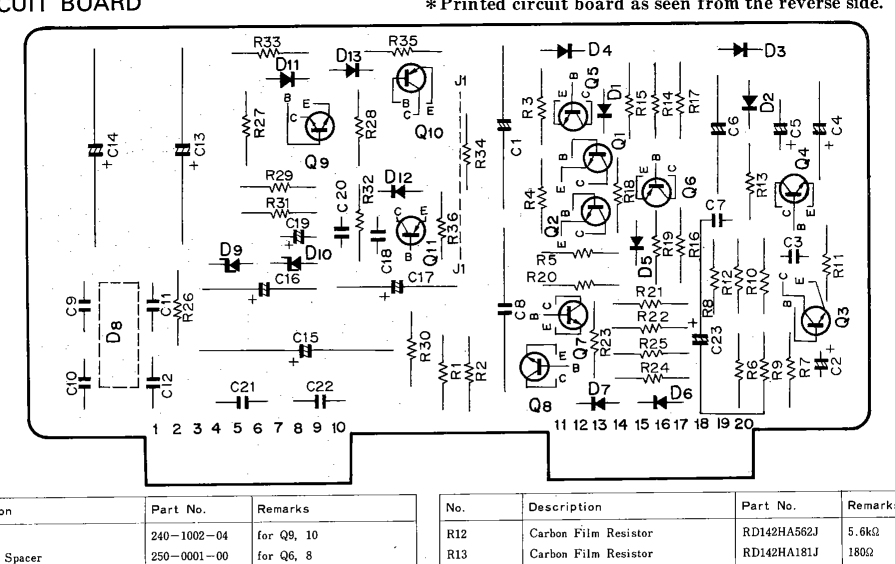
#> input picture etudes-pratiques-main/Application_finale/t/Accuphase-E202amp_14_Board.png, 1790 x 1128 px (shown at 1/2 size)
$ python -i script_traitement_image.py   (imports and definitions only)
#> lines starting #> are read from the running program, lines starting #| are printed output that depends on the picture; after the words box and inside, x2 and y2 are one past the last pixel; in counts of white or black regions, pixels touching at a corner belong together
import cv2
import easyocr
import numpy as np
import re
import os
import sys
from PIL import Image

# ================= CONFIGURATION =================
IMAGE_PATH = sys.argv[1]
OUTPUT_TXT = "composants_detectes.txt"
TILE_SIZE = 1000          # Taille de la fenêtre de découpe (plus grand = plus de contexte)
TILE_OVERLAP = 0.25       # 25% de chevauchement pour ne pas couper de texte
UPSCALE_FACTOR = 2.0      # Zoom sur chaque tuile pour aider l'IA
MIN_CONFIDENCE = 0.25     # Seuil de confiance (assez bas, on filtre par Regex après)

# Composants à chercher (Regex stricte)
# R=Resistance, C=Condensateur, T/Q=Transistor, L=Inductance, D=Diode, IC=Puce
COMPONENT_REGEX = r"^(R|C|L|D|T|Q|IC|BC|BF)\s*[0-9\s]{1,6}[A-Z]?$"

# ================= 1. MOTEUR IA (PYTORCH) =================
# [1 line not run here, left out]
# gpu=True est recommandé si vous avez une carte NVIDIA, sinon False
# [1 line that did not run here, left out]

# ================= 2. FONCTIONS DE TRAITEMENT =================

def preprocess_tile(tile):
    """
    Prépare une petite portion de l'image pour l'OCR.
    Améliore le contraste et agrandit l'image.
    """
    # Conversion gris
    if len(tile.shape) == 3:
        gray = cv2.cvtColor(tile, cv2.COLOR_BGR2GRAY)
    else:
        gray = tile

    # Agrandissement (Super-Resolution "Pauvre")
    # L'interpolation CUBIC est meilleure pour le texte
    tile_upscaled = cv2.resize(gray, None, fx=UPSCALE_FACTOR, fy=UPSCALE_FACTOR, interpolation=cv2.INTER_CUBIC)

    # CLAHE : Augmentation locale du contraste (détache le texte noir du fond gris)
    clahe = cv2.createCLAHE(clipLimit=3.0, tileGridSize=(8,8))
    enhanced = clahe.apply(tile_upscaled)

    return enhanced

# [62 lines left out: functions clean_text_logic, non_max_suppression_fast, not called in this run]

# ================= 3. LOGIQUE DE TUILAGE (TILING) =================

def scan_image_tiled(img_path):
    img_cv = cv2.imread(img_path)
#> img_cv is the input picture: shape (1128, 1790, 3); min 0, max 255, mean 233.1

    # Prétraitement de l'image
    gray = cv2.cvtColor(img_cv, cv2.COLOR_BGR2GRAY)
    thresh = cv2.adaptiveThreshold(gray, 255, cv2.ADAPTIVE_THRESH_GAUSSIAN_C, cv2.THRESH_BINARY_INV, 11, 2)
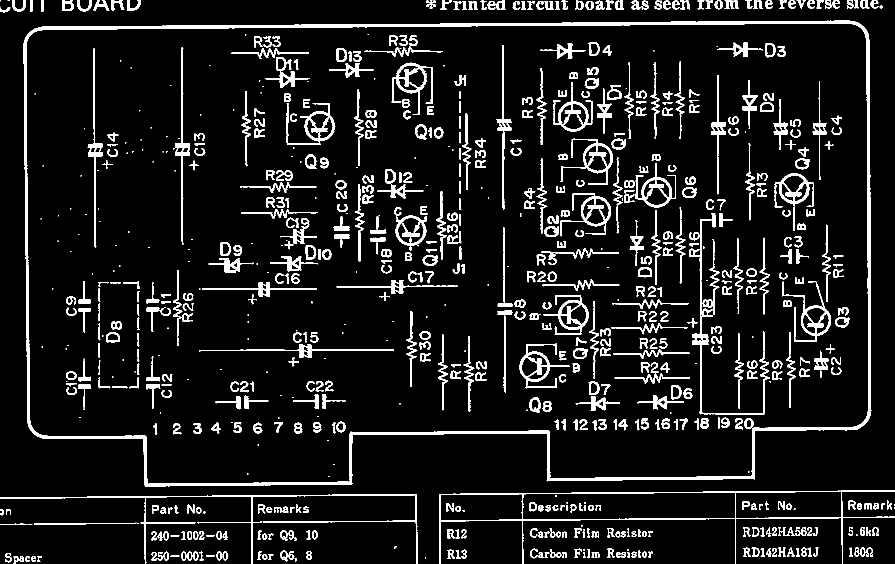
#> thresh: shape (1128, 1790) (shown at 1/2 size); 9.1% white; 783 white regions (161 under 20 px), largest, box (x1, y1, x2, y2) and area: (47, 41, 1743, 974) 30265, (878, 980, 1790, 1128) 5434, (0, 988, 835, 1128) 4185
    kernel = cv2.getStructuringElement(cv2.MORPH_RECT, (2, 2))
    thresh = cv2.dilate(thresh, kernel, iterations=1)
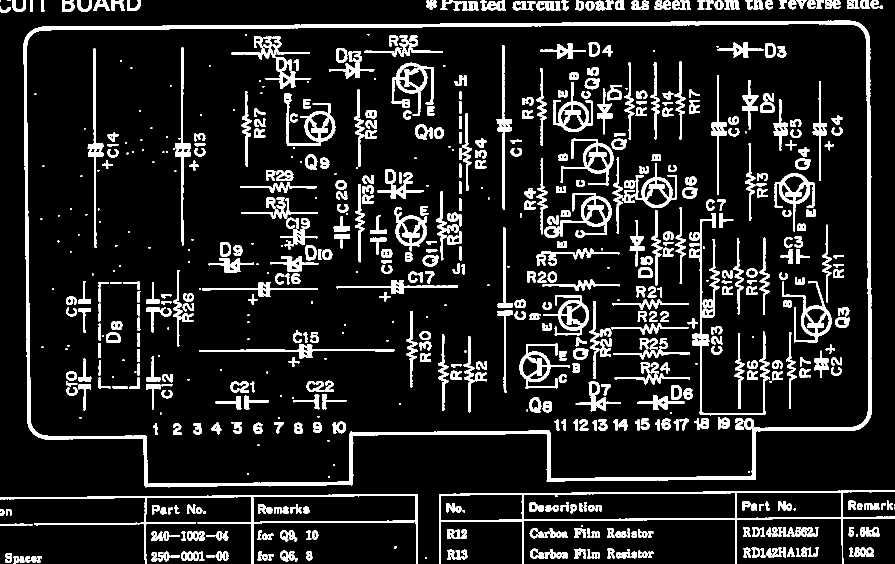
#> thresh: shape (1128, 1790) (shown at 1/2 size); 12.2% white; 742 white regions (143 under 20 px), largest, box (x1, y1, x2, y2) and area: (47, 41, 1744, 975) 36109, (878, 980, 1790, 1128) 7845, (0, 988, 836, 1128) 6059
    preprocessed_path = "preprocessed_" + img_path
    cv2.imwrite(preprocessed_path, thresh)
    img_pre = Image.open(preprocessed_path)
    img_pre = np.array(Image.open(preprocessed_path))

    if img_pre is None: raise ValueError("Image introuvable")

    h_img, w_img = img_pre.shape[:2]
#> h_img = 1128; w_img = 1790

    # Calcul du pas (stride) avec chevauchement
    stride = int(TILE_SIZE * (1 - TILE_OVERLAP))

    detected_objects = [] # Liste brute

    print(f"Démarrage du scan sur image {w_img}x{h_img}...")
#> (printed output is left out)
    print(f"Taille tuile: {TILE_SIZE}px | Stride: {stride}px")

    total_tiles = ((h_img // stride) + 1) * ((w_img // stride) + 1)
#> total_tiles = 6
    processed_count = 0

    for y in range(0, h_img, stride):
        for x in range(0, w_img, stride):
            processed_count += 1
            print(f"Traitement tuile {processed_count}/{total_tiles}...", end="\r")

            # Découpe
            y_end = min(y + TILE_SIZE, h_img)
            x_end = min(x + TILE_SIZE, w_img)
            tile = img_pre[y:y_end, x:x_end]

            if tile.size == 0: continue

            # --- ANALYSE DE LA TUILE (0° et 90°) ---
            # On prépare la tuile
            tile_prep = preprocess_tile(tile)

            # Liste des rotations à tester pour cette tuile
            rotations = [0, 90]

            for angle in rotations:
                if angle == 90:
                    img_to_read = cv2.rotate(tile_prep, cv2.ROTATE_90_CLOCKWISE)
                else:
                    img_to_read = tile_prep

                # OCR
                results = reader.readtext(img_to_read, mag_ratio=1, batch_size=4, width_ths=0.7)

                for (bbox, text, conf) in results:
                    if conf < MIN_CONFIDENCE: continue

                    clean = clean_text_logic(text)

                    # Filtre Regex
                    if re.match(COMPONENT_REGEX, clean):

                        # --- RECALCUL DES COORDONNÉES GLOBALES ---
                        # 1. Coordonnées dans la tuile (upscaled)
                        (tl, tr, br, bl) = bbox

                        if angle == 90:
                            # Inversion de la rotation 90°
                            # x' = y, y' = w - x
                            h_rot, w_rot = img_to_read.shape
                            rx_min = min(tl[0], br[0])
                            ry_min = min(tl[1], br[1])
                            rx_max = max(tl[0], br[0])
                            ry_max = max(tl[1], br[1])

                            # Conversion inverse
                            lx_min = ry_min
                            ly_min = w_rot - rx_max
                            lx_max = ry_max
                            ly_max = w_rot - rx_min
                        else:
                            lx_min = min(tl[0], br[0])
                            ly_min = min(tl[1], br[1])
                            lx_max = max(tl[0], br[0])
                            ly_max = max(tl[1], br[1])

                        # 2. Coordonnées réelles dans la tuile (downscale)
                        lx_min /= UPSCALE_FACTOR
                        ly_min /= UPSCALE_FACTOR
                        lx_max /= UPSCALE_FACTOR
                        ly_max /= UPSCALE_FACTOR

                        # 3. Coordonnées globales (ajout offset x, y)
                        gx_min = int(lx_min + x)
                        gy_min = int(ly_min + y)
                        gx_max = int(lx_max + x)
                        gy_max = int(ly_max + y)

                        detected_objects.append([gx_min, gy_min, gx_max, gy_max, conf, clean])
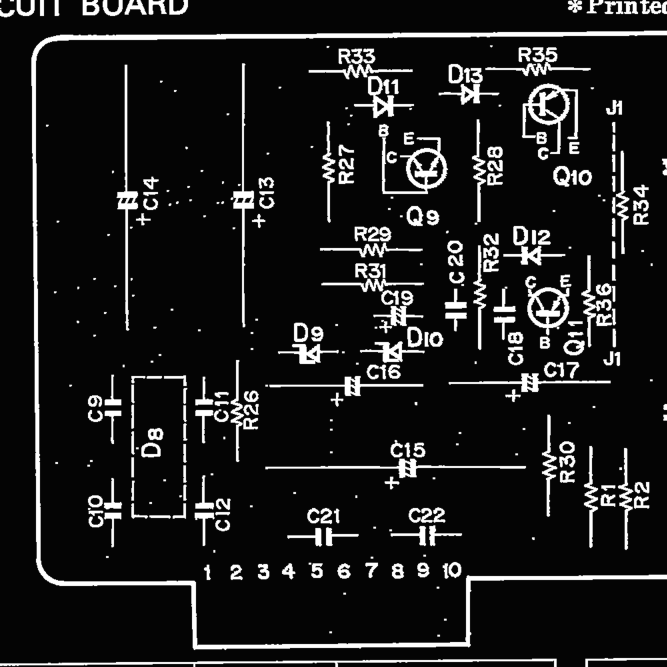
#> img_to_read: shape (2000, 2000) (shown at 1/3 size); min 4, max 255, mean 28.8
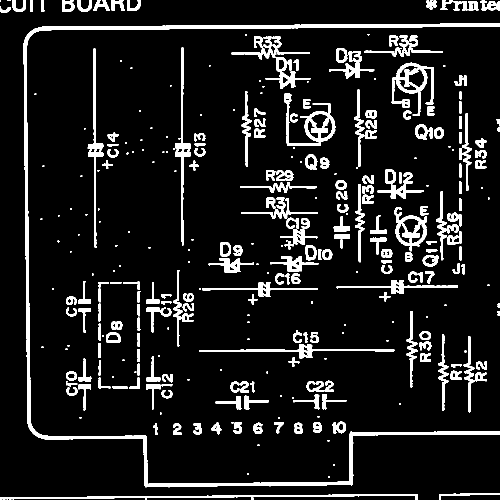
#> tile: shape (1000, 1000) (shown at 1/2 size); 9.9% white; 330 white regions (112 under 20 px), largest, box (x1, y1, x2, y2) and area: (47, 46, 1000, 975) 18943, (0, 988, 835, 1000) 2926, (783, 125, 867, 231) 2777
#> after the loop, detected_objects = []; processed_count = 1

    print("\nScan terminé. Fusion des résultats...")
    return img_pre, detected_objects

# ================= 4. MAIN =================

# [73 lines not run here, left out]

#> (the run stopped early here; a loop or call above may not have finished)

$ run again, on etudes-pratiques-main/Application_finale/t/Accuphase-E202amp_4_Table.png
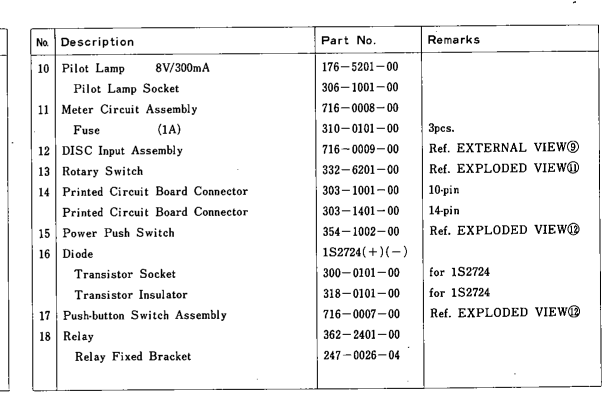
#> input picture etudes-pratiques-main/Application_finale/t/Accuphase-E202amp_4_Table.png, 1232 x 834 px (shown at 1/2 size)
#> in scan_image_tiled, img_cv is the input picture: shape (834, 1232, 3); min 0, max 255, mean 240.7
#> in scan_image_tiled, `thresh = cv2.adaptiveThreshold(gray, 255, cv2.ADAPTIVE_THRESH_GAUSSIAN..`:
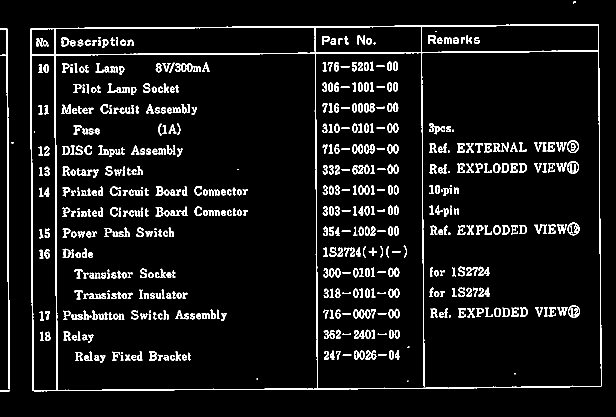
#> thresh: shape (834, 1232) (shown at 1/2 size); 6.7% white; 596 white regions (38 under 20 px), largest, box (x1, y1, x2, y2) and area: (60, 48, 1204, 783) 16104, (0, 56, 19, 778) 2093, (1134, 322, 1158, 348) 261
#> (printed output is left out)
#> after the loop in scan_image_tiled, `for y in range(0, h_img, stride):`:
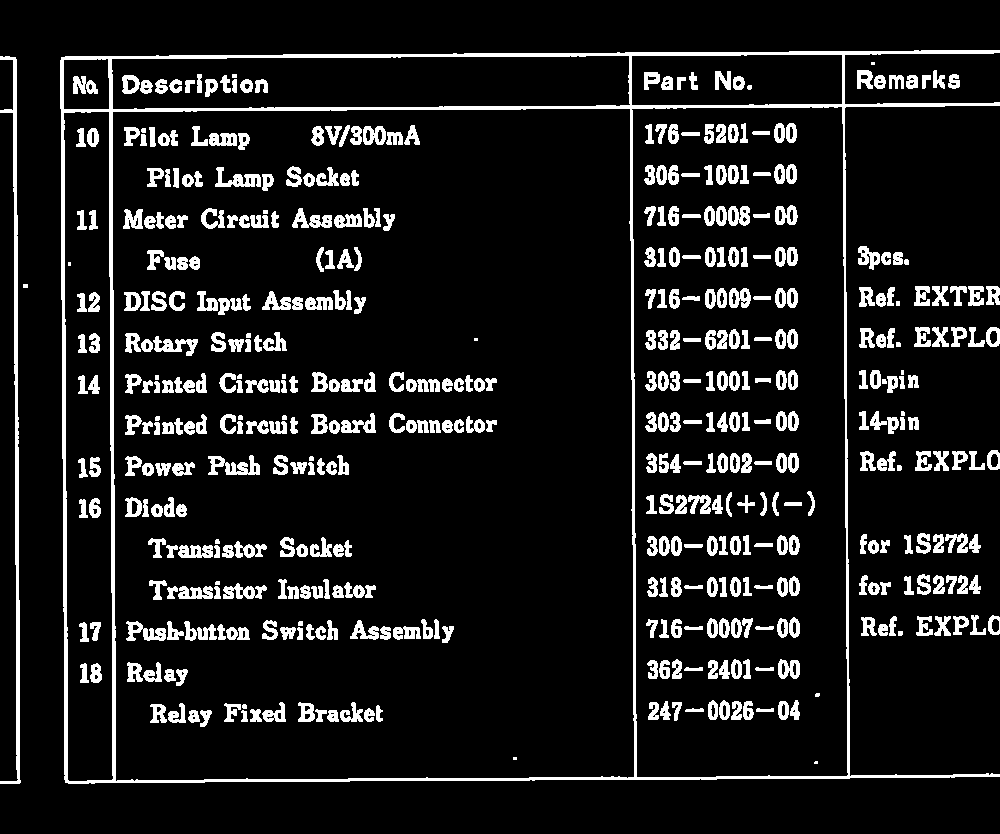
#> tile: shape (834, 1000); 10.7% white; 494 white regions (9 under 20 px), largest, box (x1, y1, x2, y2) and area: (60, 50, 1000, 784) 19288, (0, 56, 21, 784) 2928, (208, 455, 260, 475) 553
#> after the loop in scan_image_tiled, `for y in range(0, h_img, stride):`: detected_objects = []; processed_count = 1

$ run again, on etudes-pratiques-main/Application_finale/t/Accuphase-E202amp_5_Table.png
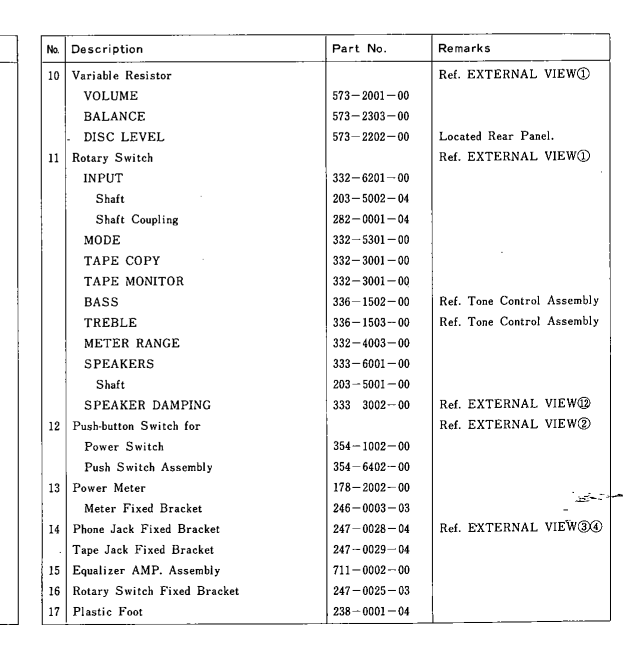
#> input picture etudes-pratiques-main/Application_finale/t/Accuphase-E202amp_5_Table.png, 1253 x 1311 px (shown at 1/2 size)
#> in scan_image_tiled, img_cv is the input picture: shape (1311, 1253, 3); min 0, max 255, mean 242.6
#> in scan_image_tiled, `thresh = cv2.adaptiveThreshold(gray, 255, cv2.ADAPTIVE_THRESH_GAUSSIAN..`:
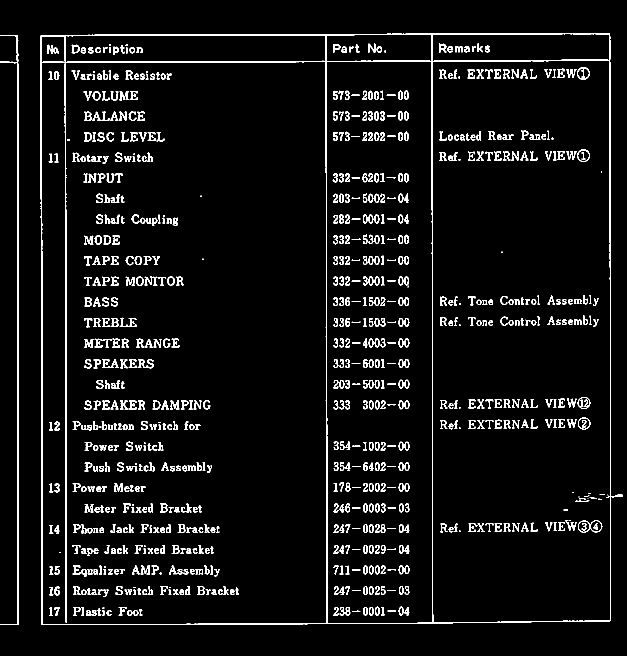
#> thresh: shape (1311, 1253) (shown at 1/2 size); 5.6% white in thin lines or dots, all inside (x1, y1, x2, y2) = (0, 66, 1246, 1250)
#> (printed output is left out)
#> after the loop in scan_image_tiled, `for y in range(0, h_img, stride):`:
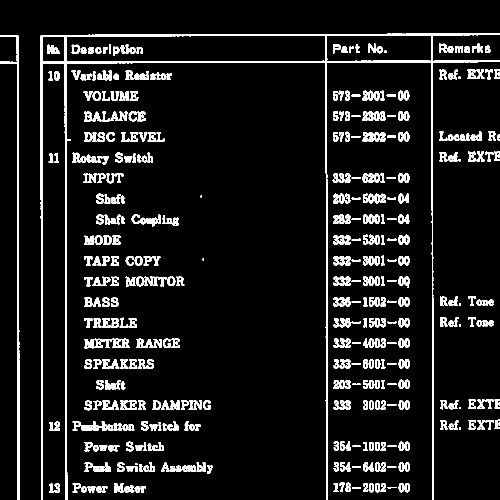
#> tile: shape (1000, 1000) (shown at 1/2 size); 8.7% white; 466 white regions (9 under 20 px), largest, box (x1, y1, x2, y2) and area: (81, 66, 1000, 1000) 19188, (0, 70, 39, 1000) 3862, (272, 677, 324, 696) 565
#> after the loop in scan_image_tiled, `for y in range(0, h_img, stride):`: detected_objects = []; processed_count = 1

$ run again, on etudes-pratiques-main/Application_finale/t/Accuphase-E202amp_6_Board.png
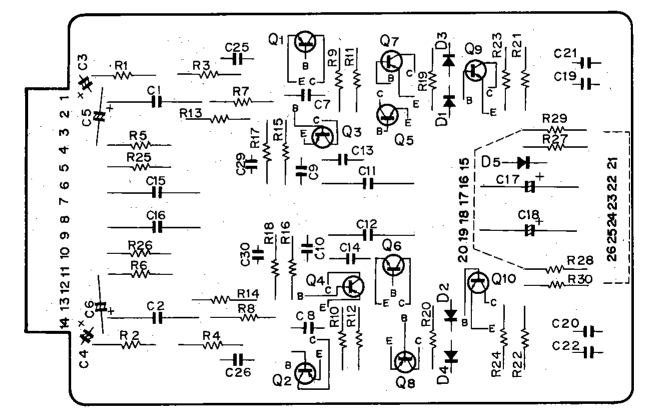
#> input picture etudes-pratiques-main/Application_finale/t/Accuphase-E202amp_6_Board.png, 1298 x 829 px (shown at 1/2 size)
#> in scan_image_tiled, img_cv is the input picture: shape (829, 1298, 3); min 0, max 255, mean 231.1
#> in scan_image_tiled, `thresh = cv2.adaptiveThreshold(gray, 255, cv2.ADAPTIVE_THRESH_GAUSSIAN..`:
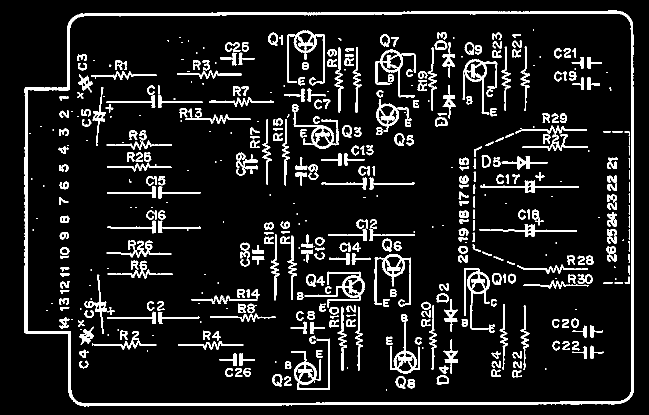
#> thresh: shape (829, 1298) (shown at 1/2 size); 10.1% white; 495 white regions (124 under 20 px), largest, box (x1, y1, x2, y2) and area: (48, 21, 1268, 813) 19910, (582, 677, 660, 780) 1949, (574, 60, 650, 167) 1892
#> (printed output is left out)
#> after the loop in scan_image_tiled, `for y in range(0, h_img, stride):`:
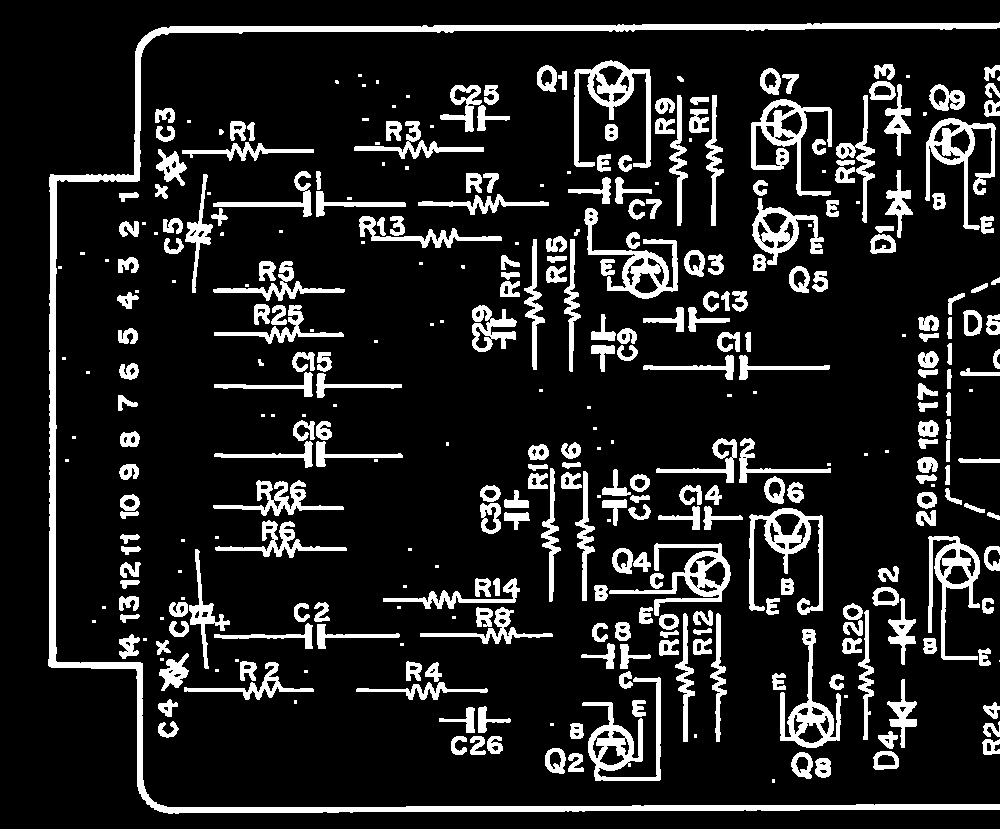
#> tile: shape (829, 1000); 13.7% white; 354 white regions (90 under 20 px), largest, box (x1, y1, x2, y2) and area: (48, 22, 1000, 814) 16439, (582, 677, 661, 781) 2525, (574, 60, 651, 168) 2438
#> after the loop in scan_image_tiled, `for y in range(0, h_img, stride):`: detected_objects = []; processed_count = 1
